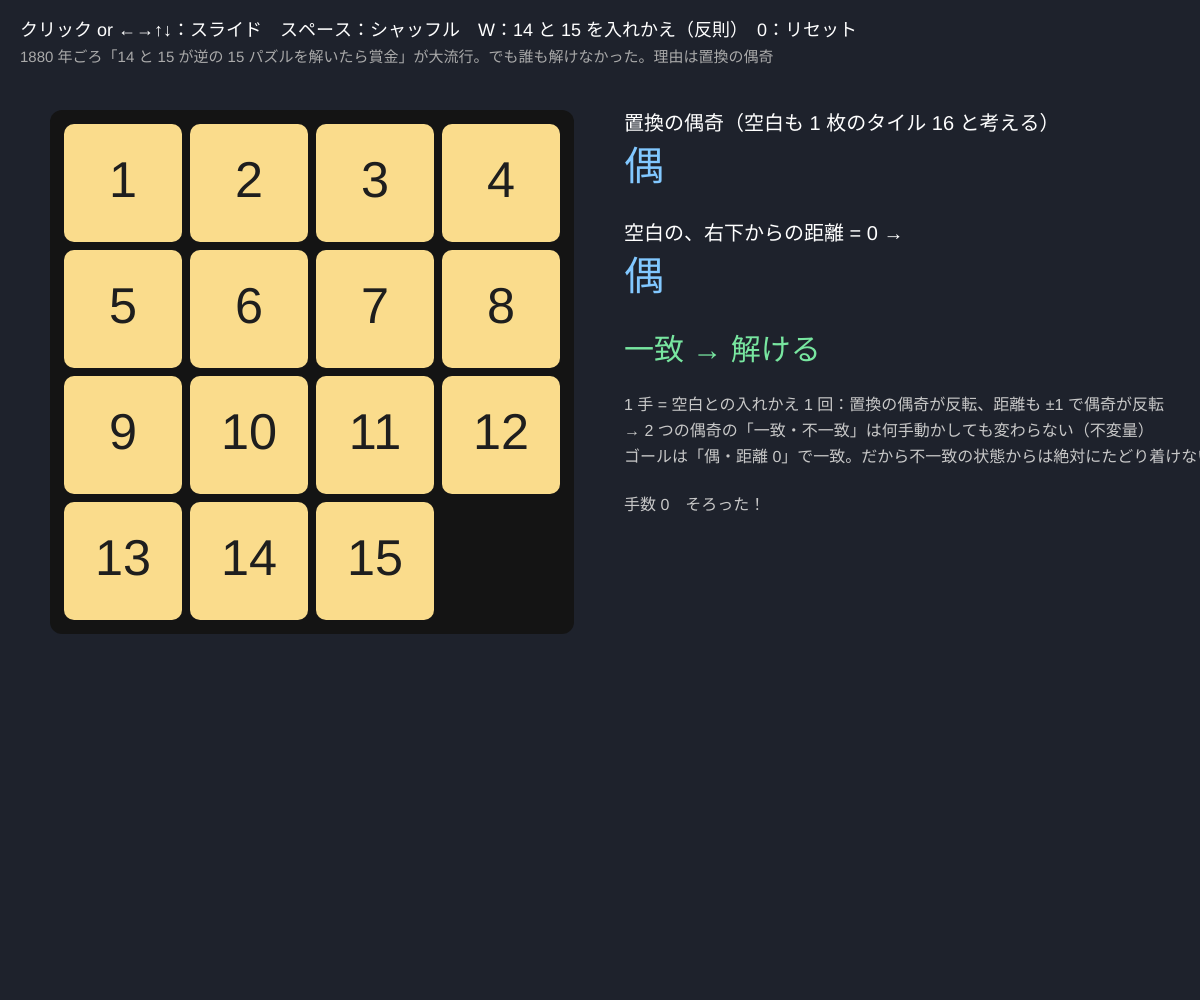
Frame 1 (no input)
Frame 60 (no input): identical to frame 1, image omitted
Frame 120 (the mouse pressed at the canvas centre since frame 60): identical to frame 1, image omitted

The p5.js sketch that drew this single still picture (run headless with seeded random() and noise() and a simulated clock; from frame 60 on, the mouse is pressed at the canvas centre):

// p5.js sketch
// ── sketch.js
// ============================================
// 04 15 パズルと偶置換
// 1 回スライドする = 空白とタイルの入れかえ（互換）1 回 → 置換の偶奇が変わり、空白の位置も 1 マス動く
//   「置換の偶奇」と「空白のゴールからの距離の偶奇」はいつも一致 → 14 と 15 だけ入れかえた状態は絶対に解けない
// タイルをクリック or ←→↑↓ = スライド / スペース = シャッフル（正しい手だけ）/ W = 14 と 15 をこっそり入れかえ / 0 = リセット
// ============================================

let N = 4;               // ★ 盤の大きさ（3 にすると 8 パズル）
let board = [];          // board[マス] = タイル番号（0 = 空白）
let moves = 0;
let slide = null;        // アニメーション { tile, from, to, t }
let cheated = false;

function setup() {
  createCanvas(windowWidth, windowHeight);
  resetAll();
}
function resetAll() { board = [...Array(N * N).keys()].map((i) => (i + 1) % (N * N)); moves = 0; cheated = false; slide = null; }

function cellSize() { return min(width * 0.42, height - 220) / N; }
function origin() { return [60, 120]; }

function draw() {
  background(30, 34, 44);
  let cs = cellSize(), [ox, oy] = origin();
  fill(20); noStroke();
  rect(ox - 10, oy - 10, cs * N + 20, cs * N + 20, 12);
  for (let i = 0; i < N * N; i++) {
    let t = board[i];
    if (t === 0) continue;
    let x = ox + (i % N) * cs, y = oy + floor(i / N) * cs;
    if (slide && slide.tile === t) {
      let e = slide.t * slide.t * (3 - 2 * slide.t);
      x = lerp(ox + (slide.from % N) * cs, x, e);
      y = lerp(oy + floor(slide.from / N) * cs, y, e);
    }
    let home = t - 1;
    let ok = home === i;
    fill(ok ? color(250, 220, 140) : color(240, 240, 245));
    if (cheated && (t === N * N - 1 || t === N * N - 2)) fill(255, 150, 150);
    rect(x + 4, y + 4, cs - 8, cs - 8, 10);
    fill(30); textAlign(CENTER, CENTER); textSize(cs * 0.4);
    text(t, x + cs / 2, y + cs / 2);
  }
  textAlign(LEFT, BASELINE);
  if (slide) { slide.t += 0.2; if (slide.t >= 1) slide = null; }

  // 2 つの偶奇
  let par = permParity(), bi = board.indexOf(0);
  let distB = (N - 1 - (bi % N)) + (N - 1 - floor(bi / N));      // 空白からゴール（右下）までの距離
  let solvable = par === distB % 2;
  let px = ox + cs * N + 60, py = 130;
  noStroke(); fill(255); textSize(20);
  text('置換の偶奇（空白も 1 枚のタイル ' + N * N + ' と考える）', px, py);
  textSize(40); fill(130, 200, 255);
  text(par ? '奇' : '偶', px, py + 50);
  fill(255); textSize(20);
  text('空白の、右下からの距離 = ' + distB + ' →', px, py + 110);
  textSize(40); fill(130, 200, 255);
  text(distB % 2 ? '奇' : '偶', px, py + 160);
  textSize(30);
  fill(solvable ? color(120, 230, 160) : color(255, 110, 110));
  text(solvable ? '一致 → 解ける' : '不一致 → 絶対に解けない！', px, py + 230);
  fill(200); textSize(16);
  text('1 手 = 空白との入れかえ 1 回：置換の偶奇が反転、距離も ±1 で偶奇が反転', px, py + 280);
  text('→ 2 つの偶奇の「一致・不一致」は何手動かしても変わらない（不変量）', px, py + 306);
  text('ゴールは「偶・距離 0」で一致。だから不一致の状態からは絶対にたどり着けない', px, py + 332);
  text('手数 ' + moves + (isSolvedNow() ? '　そろった！' : ''), px, py + 380);

  fill(255); textSize(18);
  text('クリック or ←→↑↓：スライド　スペース：シャッフル　W：14 と 15 を入れかえ（反則）　0：リセット', 20, 36);
  fill(170); textSize(15);
  text('1880 年ごろ「14 と 15 が逆の 15 パズルを解いたら賞金」が大流行。でも誰も解けなかった。理由は置換の偶奇', 20, 62);
}

// 置換の偶奇（空白は N*N 番のタイルとして扱う）
function permParity() {
  let p = board.map((t) => (t === 0 ? N * N : t) - 1);
  let seen = [], cyc = 0;
  for (let i = 0; i < p.length; i++) {
    if (seen[i]) continue;
    cyc++;
    for (let j = i; !seen[j]; j = p[j]) seen[j] = true;
  }
  return (p.length - cyc) % 2;
}
function isSolvedNow() { return board.every((t, i) => t === (i + 1) % (N * N)); }

// マス i のタイルが空白のとなりなら動かす
function tryMove(i, animate = true) {
  let b = board.indexOf(0);
  let adj = (abs((i % N) - (b % N)) + abs(floor(i / N) - floor(b / N))) === 1;
  if (!adj) return false;
  if (animate) slide = { tile: board[i], from: i, t: 0 };
  board[b] = board[i]; board[i] = 0;
  moves++;
  return true;
}

function mousePressed() {
  let cs = cellSize(), [ox, oy] = origin();
  let c = floor((mouseX - ox) / cs), r = floor((mouseY - oy) / cs);
  if (c >= 0 && c < N && r >= 0 && r < N) tryMove(r * N + c);
}

function keyPressed() {
  let b = board.indexOf(0), bc = b % N, br = floor(b / N);
  // 矢印の向きにタイルが動く（= 空白は逆向き）
  if (key === LEFT_ARROW && bc < N - 1) tryMove(b + 1);
  if (key === RIGHT_ARROW && bc > 0) tryMove(b - 1);
  if (key === UP_ARROW && br < N - 1) tryMove(b + N);
  if (key === DOWN_ARROW && br > 0) tryMove(b - N);
  if (key === ' ') {
    for (let k = 0; k < 400; k++) {
      let bb = board.indexOf(0), nb = [];
      for (let d of [-1, 1, -N, N]) { let j = bb + d; if (j >= 0 && j < N * N && (abs(d) === N || floor(j / N) === floor(bb / N))) nb.push(j); }
      tryMove(nb[floor(Math.random() * nb.length)], false);
    }
    moves = 0;
  }
  if (key === 'w' || key === 'W') {
    let a = board.indexOf(N * N - 2), c = board.indexOf(N * N - 1);
    [board[a], board[c]] = [board[c], board[a]];
    cheated = !cheated;
  }
  if (key === '0') resetAll();
  return false;
}

// ---------- やってみよう ----------
// 1. W を押してから、14 と 15 以外がそろうところまで解いてみよう。最後の 2 枚はどうしても逆のまま
// 2. W をもう 1 回押す（入れかえ 2 回 = 偶置換）とまた解ける。なぜ？
// 3. N = 3（8 パズル）でも同じ。8 パズルの「解ける状態」は 9!/2 = 181,440 通り
// 4. ルービックキューブにも同じ「偶奇の保存」がある（13）。辺 2 個だけの入れかえはできない
